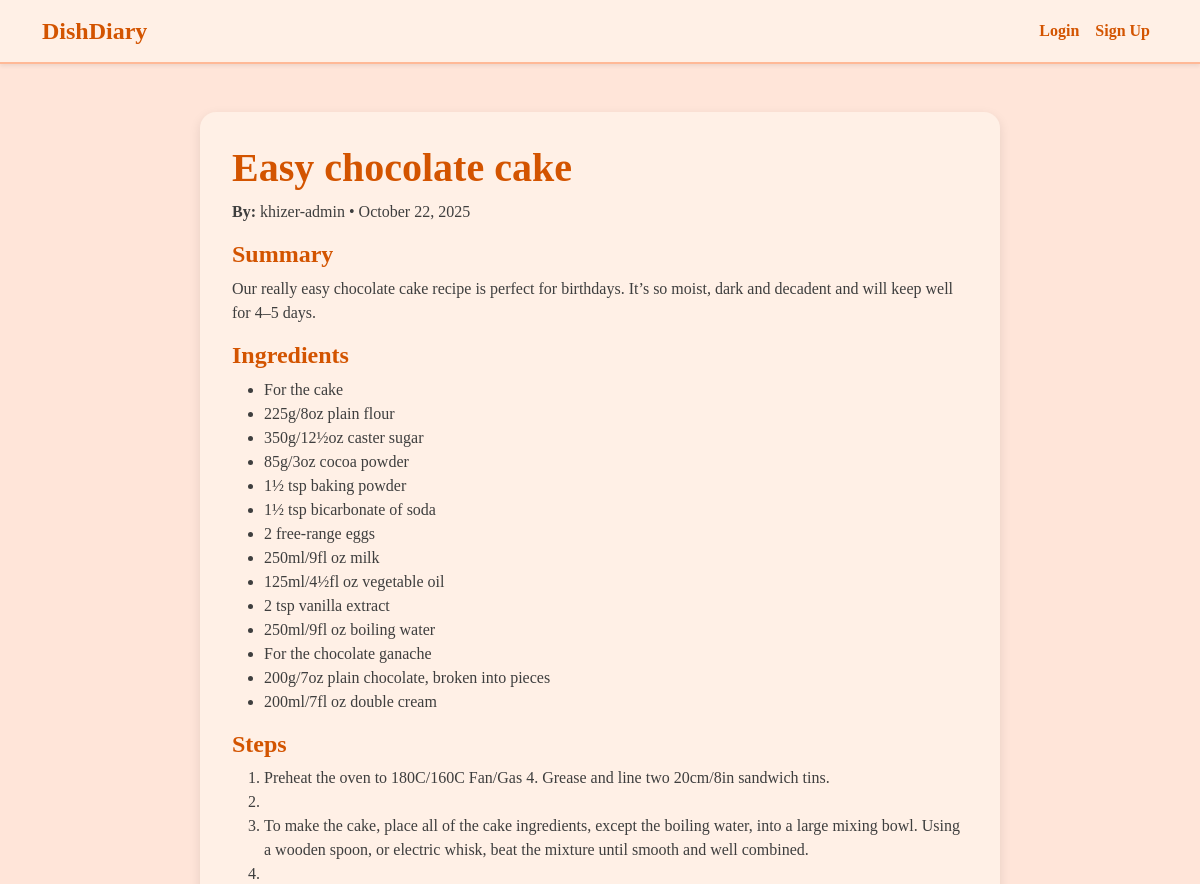
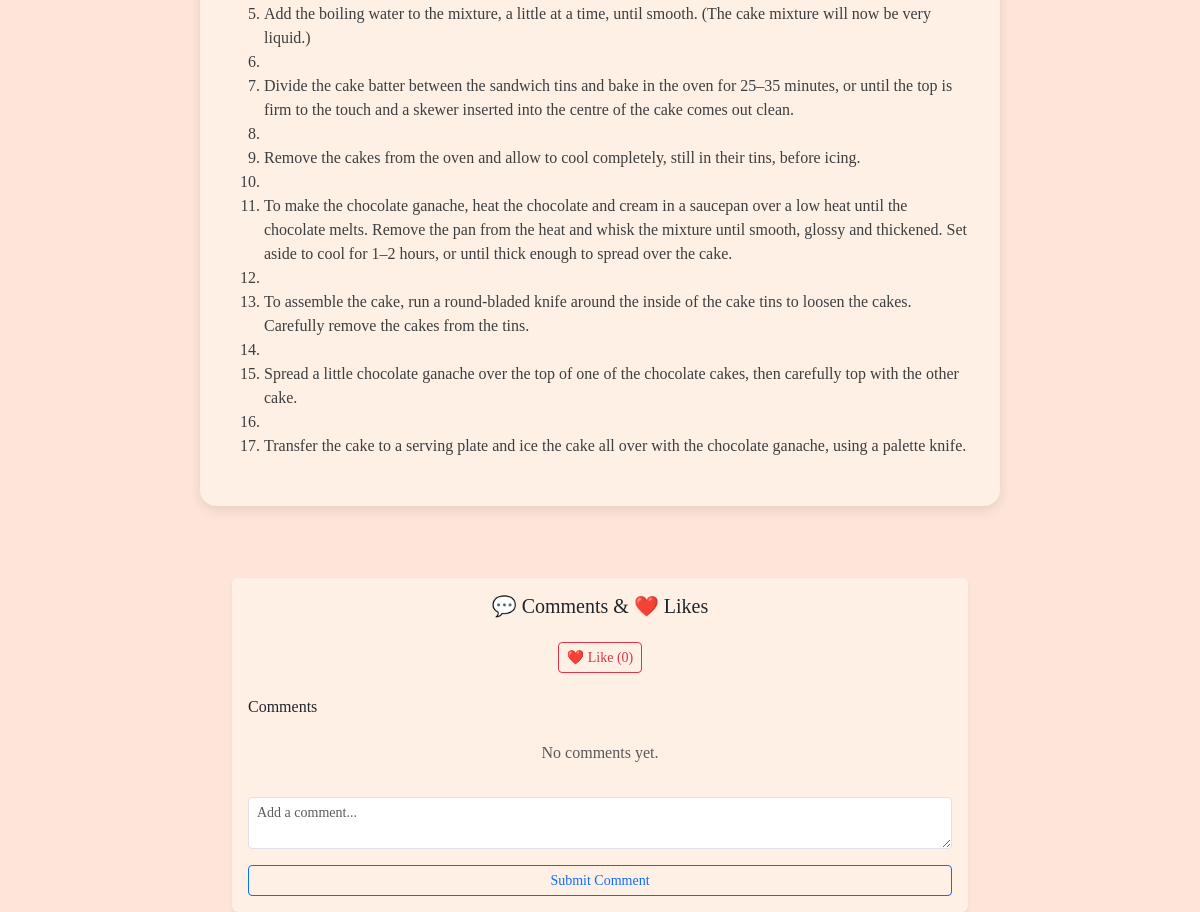
Screenshot of /recipes/easy-chocolate-cake/ with the database file from the repository (2 pictures, top to bottom).
### recipes/models.py (models this page shows, shortened)
class Recipe(models.Model):
    title = models.CharField(max_length=200)
    slug = models.SlugField(unique=True, blank=True)
    author = models.ForeignKey(User, on_delete=models.CASCADE)
    summary = models.CharField(max_length=300, blank=True)
    ingredients = models.TextField()
    steps = models.TextField()
    created_at = models.DateTimeField(auto_now_add=True)
    updated_at = models.DateTimeField(auto_now=True)

### recipes/views.py (the view)
class RecipeDetailView(generic.DetailView):
    model = Recipe
    template_name = 'recipes/recipe_detail.html'

### recipes/templates/recipes/recipe_detail.html (shortened to what this page needs)
<!DOCTYPE html>
<html lang="en">
  <head>
    <link
      href="https://cdn.jsdelivr.net/npm/bootstrap@5.3.2/dist/css/bootstrap.min.css"
      rel="stylesheet"
    />
  </head>
  <body>
    <nav class="navbar navbar-expand-lg shadow-sm">
      <div class="container">
        <a class="navbar-brand" href="/">DishDiary</a>
        <div class="collapse navbar-collapse" id="navbarNav">
          <ul class="navbar-nav ms-auto">
            {% if user.is_authenticated %}
            <li class="nav-item">
              <form
                method="post"
                action="{% url 'logout' %}"
                style="display: inline"
              >
                {% csrf_token %}
                <button
                  type="submit"
                  class="nav-link btn btn-link"
                  style="padding: 0; border: none"
                >
                  Logout
                </button>
              </form>
            </li>
            {% else %}
            <li class="nav-item">
              <a class="nav-link" href="{% url 'login' %}">Login</a>
            </li>
            <li class="nav-item">
              <a class="nav-link" href="{% url 'signup' %}">Sign Up</a>
            </li>
            {% endif %}
          </ul>
        </div>
      </div>
    </nav>
    <div class="container py-5">
      <div class="recipe-card mx-auto" style="max-width: 800px">
        <h1>{{ recipe.title }}</h1>
        <p>
          <strong>By:</strong> {{ recipe.author }} • {{recipe.created_at|date:"F j, Y" }}
        </p>
        <h4>Summary</h4>
        <p>{{ recipe.summary }}</p>
        <h4>Ingredients</h4>
        <ul>
          {% for line in recipe.ingredients.splitlines %}
          <li>{{ line }}</li>
          {% empty %}
          <li>No ingredients listed.</li>
          {% endfor %}
        </ul>
        <h4>Steps</h4>
        <ol>
          {% for line in recipe.steps.splitlines %}
          <li>{{ line }}</li>
          {% empty %}
          <li>No steps provided.</li>
          {% endfor %}
        </ol>
      </div>
    </div>
<div class="container mt-4">
  <div class="row justify-content-center">
    <div class="col-md-8">
      <div class="card shadow-sm border-0" style="background-color: #fff0e6;">
        <div class="card-body">
          <h5 class="card-title text-center mb-4">💬 Comments & ❤️ Likes</h5>
          <form method="post" action="{% url 'recipes:like_recipe' slug=recipe.slug %}" class="text-center mb-4">
            <button type="submit" class="btn btn-outline-danger btn-sm">
              ❤️ Like ({{ recipe.likes.count }})
            </button>
          </form>
          <h6 class="mb-3">Comments</h6>
          <div style="max-height: 200px; overflow-y: auto;">
            <ul class="list-group list-group-flush">
              {% for comment in recipe.comments.all %}
                <li class="list-group-item" style="background-color: #fff0e6;">
                  <strong>{{ comment.author }}</strong>: {{ comment.body }}
                </li>
              {% empty %}
                <li class="list-group-item text-muted text-center" style="background-color: #fff0e6;">
                  No comments yet.
                </li>
              {% endfor %}
            </ul>
          </div>
          <form method="post" action="{% url 'recipes:comment_recipe' slug=recipe.slug %}" class="mt-4">
            <div class="mb-3">
              <textarea name="body" class="form-control form-control-sm" rows="2" placeholder="Add a comment..." required></textarea>
            </div>
            <button type="submit" class="btn btn-outline-primary btn-sm w-100">Submit Comment</button>
          </form>
        </div>
      </div>
    </div>
  </div>
</div>
  </body>
</html>

### recipes/templates/recipes/recipe_detail.html (style rules this page uses)
body { font-family: "Georgia", serif; background-color: #ffe5d9; color: #3e3e3e; }
.navbar { background-color: #fff0e6; border-bottom: 2px solid #ffb997; }
.navbar-brand { font-weight: bold; font-size: 1.5rem; color: #d35400; }
.nav-link { color: #d35400 !important; font-weight: 600; }
.recipe-card { background-color: #fff0e6; border-radius: 16px; padding: 2rem; box-shadow: 0 4px 12px rgba(0, 0, 0, 0.1); }
h1, h4 { color: #d35400; font-weight: 700; }

### rows the page displays
Recipe: title "Easy chocolate cake", author "khizer-admin", created_at "October 22, 2025", summary "Our really easy chocolate cake recipe is perfect for birthdays. It’s so moist, dark and decadent and will keep well for 4–5 days.", likes.count "0"

### other values shown
{{ line }} "For the cake" "225g/8oz plain flour" "350g/12½oz caster sugar" "85g/3oz cocoa powder" "1½ tsp baking powder" "1½ tsp bicarbonate of soda" "2 free-range eggs" "250ml/9fl oz milk" "125ml/4½fl oz vegetable oil" "2 tsp vanilla extract" "250ml/9fl oz boiling water" "For the chocolate ganache" "200g/7oz plain chocolate, broken into pieces" "200ml/7fl oz double cream"
{{ line }} "Preheat the oven to 180C/160C Fan/Gas 4. Grease and line two 20cm/8in sandwich tins." "To make the cake, place all of the cake ingredients, except the boiling water, into a large mixing bowl. Using a wooden spoon, or electric whisk, beat the mixture until smooth and well combined." "Add the boiling water to the mixture, a little at a time, until smooth. (The cake mixture will now be very liquid.)" "Divide the cake batter between the sandwich tins and bake in the oven for 25–35 minutes, or until the top is firm to the touch and a skewer inserted into the centre of the cake comes out clean." "Remove the cakes from the oven and allow to cool completely, still in their tins, before icing." "To assemble the cake, run a round-bladed knife around the inside of the cake tins to loosen the cakes. Carefully remove the cakes from the tins." "Spread a little chocolate ganache over the top of one of the chocolate cakes, then carefully top with the other cake." "Transfer the cake to a serving plate and ice the cake all over with the chocolate ganache, using a palette knife."
